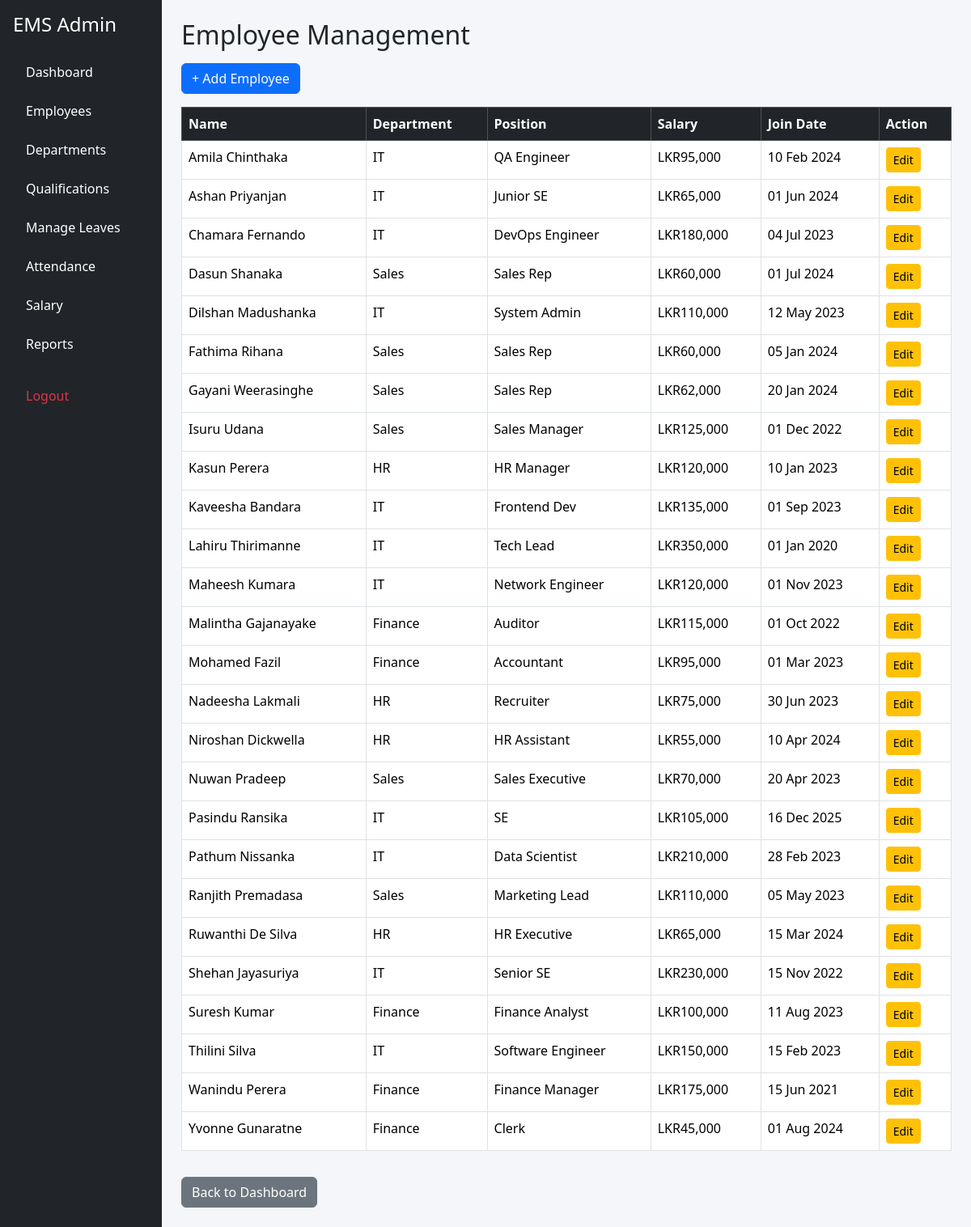
Page /admin/employees.php (signed in) on the committed database.
### tables this page shows
CREATE TABLE `employees` (
  `id` int(11) NOT NULL,
  `user_id` int(11) NOT NULL,
  `department_id` int(11) NOT NULL,
  `position` varchar(100) NOT NULL,
  `join_date` date NOT NULL,
  `salary` int(11) NOT NULL,
  `increment_rate` int(11) DEFAULT 5,
  `last_increment` date DEFAULT NULL
);

CREATE TABLE `users` (
  `id` int(11) NOT NULL,
  `name` varchar(100) NOT NULL,
  `email` varchar(100) NOT NULL,
  `password` varchar(255) NOT NULL,
  `role` enum('admin','employee') NOT NULL
);

CREATE TABLE `departments` (
  `id` int(11) NOT NULL,
  `name` varchar(100) NOT NULL
);

### admin/employees.php (the view, shortened to what this page needs)
<?php
include "header.php";
require_once "../config/db.php";
$data = $conn->query("
  SELECT
    e.id,
    u.name,
    d.name AS department,
    e.position,
    e.salary,
    e.join_date
  FROM employees e
  JOIN users u ON e.user_id = u.id
  JOIN departments d ON e.department_id = d.id
  ORDER BY u.name
");
?>
<h2 class="mb-3">Employee Management</h2>
<a href="add_employee.php" class="btn btn-primary mb-3">
  + Add Employee
</a>
<table class="table table-bordered table-hover">
<thead class="table-dark">
<tr>
  <th>Name</th>
  <th>Department</th>
  <th>Position</th>
  <th>Salary</th>
  <th>Join Date</th>
  <th>Action</th>
</tr>
</thead>
<tbody>
<?php while ($row = $data->fetch_assoc()): ?>
<tr>
  <td><?= htmlspecialchars($row['name']) ?></td>
  <td><?= htmlspecialchars($row['department']) ?></td>
  <td><?= htmlspecialchars($row['position']) ?></td>
  <td>LKR<?= number_format($row['salary']) ?></td>
  <td><?= date("d M Y", strtotime($row['join_date'])) ?></td>
  <td>
    <a href="edit_employee.php?id=<?= $row['id'] ?>"
       class="btn btn-sm btn-warning">
       Edit
    </a>
  </td>
</tr>
<?php endwhile; ?>
</tbody>
</table>
<a href="dashboard.php" class="btn btn-secondary mt-3">Back to Dashboard</a>

### admin/header.php (style rules this page uses)
body { background: #f4f6f9; }

### rows in the picture
employees: user.name "Amila Chinthaka", department.name "IT", position "QA Engineer", salary "95,000", join_date "10 Feb 2024"
employees: user.name "Ashan Priyanjan", department.name "IT", position "Junior SE", salary "65,000", join_date "01 Jun 2024"
employees: user.name "Chamara Fernando", department.name "IT", position "DevOps Engineer", salary "180,000", join_date "04 Jul 2023"
employees: user.name "Dasun Shanaka", department.name "Sales", position "Sales Rep", salary "60,000", join_date "01 Jul 2024"
employees: user.name "Dilshan Madushanka", department.name "IT", position "System Admin", salary "110,000", join_date "12 May 2023"
employees: user.name "Fathima Rihana", department.name "Sales", position "Sales Rep", salary "60,000", join_date "05 Jan 2024"
employees: user.name "Gayani Weerasinghe", department.name "Sales", position "Sales Rep", salary "62,000", join_date "20 Jan 2024"
employees: user.name "Isuru Udana", department.name "Sales", position "Sales Manager", salary "125,000", join_date "01 Dec 2022"
employees: user.name "Kasun Perera", department.name "HR", position "HR Manager", salary "120,000", join_date "10 Jan 2023"
employees: user.name "Kaveesha Bandara", department.name "IT", position "Frontend Dev", salary "135,000", join_date "01 Sep 2023"
employees: user.name "Lahiru Thirimanne", department.name "IT", position "Tech Lead", salary "350,000", join_date "01 Jan 2020"
employees: user.name "Maheesh Kumara", department.name "IT", position "Network Engineer", salary "120,000", join_date "01 Nov 2023"
employees: user.name "Malintha Gajanayake", department.name "Finance", position "Auditor", salary "115,000", join_date "01 Oct 2022"
employees: user.name "Mohamed Fazil", department.name "Finance", position "Accountant", salary "95,000", join_date "01 Mar 2023"
employees: user.name "Nadeesha Lakmali", department.name "HR", position "Recruiter", salary "75,000", join_date "30 Jun 2023"
employees: user.name "Niroshan Dickwella", department.name "HR", position "HR Assistant", salary "55,000", join_date "10 Apr 2024"
employees: user.name "Nuwan Pradeep", department.name "Sales", position "Sales Executive", salary "70,000", join_date "20 Apr 2023"
employees: user.name "Pasindu Ransika", department.name "IT", position "SE", salary "105,000", join_date "16 Dec 2025"
employees: user.name "Pathum Nissanka", department.name "IT", position "Data Scientist", salary "210,000", join_date "28 Feb 2023"
employees: user.name "Ranjith Premadasa", department.name "Sales", position "Marketing Lead", salary "110,000", join_date "05 May 2023"
employees: user.name "Ruwanthi De Silva", department.name "HR", position "HR Executive", salary "65,000", join_date "15 Mar 2024"
employees: user.name "Shehan Jayasuriya", department.name "IT", position "Senior SE", salary "230,000", join_date "15 Nov 2022"
employees: user.name "Suresh Kumar", department.name "Finance", position "Finance Analyst", salary "100,000", join_date "11 Aug 2023"
employees: user.name "Thilini Silva", department.name "IT", position "Software Engineer", salary "150,000", join_date "15 Feb 2023"
employees: user.name "Wanindu Perera", department.name "Finance", position "Finance Manager", salary "175,000", join_date "15 Jun 2021"
employees: user.name "Yvonne Gunaratne", department.name "Finance", position "Clerk", salary "45,000", join_date "01 Aug 2024"
